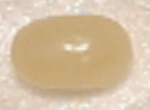
#> input picture Code/img_save/AW_cream_soda/00040.png, 150 x 110 px, given in place of the camera
$ python process.py   (older library calls are emulated)
#> lines starting #> are read from the running program, lines starting #| are printed output that depends on the picture; after the words box and inside, x2 and y2 are one past the last pixel; in counts of white or black regions, pixels touching at a corner belong together
#Old notes, probably broken

import cv2

def show(pic, name = 'showing...'):
    cv2.imshow(name, pic)
    cv2.waitKey(0)
    cv2.destroyAllWindows()

cam = cv2.VideoCapture(0)
cam.set(cv2.CAP_PROP_FRAME_WIDTH, 1920)
cam.set(cv2.CAP_PROP_FRAME_HEIGHT, 1080)
for i in range(4): #First few are bad...
    rv, orig_img = cam.read()
#> this loop made 4 passes
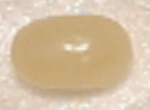
#> input picture Code/img_save/AW_cream_soda/00040.png, 150 x 110 px, given in place of the camera
cam.release()

#show(orig_img, "original")

#gray_img = cv2.cvtColor(orig_img, cv2.COLOR_BGR2GRAY)
gray_img = orig_img
#> gray_img is the input picture: shape (110, 150, 3); mean B, G, R 161.5, 191.1, 212.9
#show(gray_img, "gray")

blur_img = cv2.GaussianBlur(gray_img, (25,25), 0)
show(blur_img, "blur")

edge_img = cv2.Canny(blur_img, 30, 50)
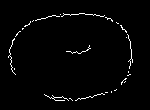
#> edge_img: shape (110, 150); 2% white in thin lines or dots, all inside (x1, y1, x2, y2) = (8, 13, 133, 101)
show(edge_img, "canny edge")

kernel = cv2.getStructuringElement(cv2.MORPH_RECT, (11,11))
close_img = cv2.morphologyEx(edge_img, cv2.MORPH_CLOSE, kernel)
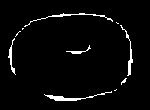
#> close_img: shape (110, 150); 3.5% white in thin lines or dots, all inside (x1, y1, x2, y2) = (8, 13, 133, 101)
show(close_img, "morphology close")

cont_img, contours, hierarchy = cv2.findContours(close_img.copy(), cv2.RETR_EXTERNAL, cv2.CHAIN_APPROX_SIMPLE)
#> contours = 10 contours, 5 with area under 20; largest, box (x1, y1, x2, y2) and area: (44, 91, 112, 101) 91, (120, 25, 133, 76) 56, (24, 13, 113, 27) 44, (8, 38, 16, 75) 42, (66, 45, 91, 54) 24
act_contour_img = orig_img.copy()
cv2.drawContours(act_contour_img, contours, -1, (0, 255, 0), 3)
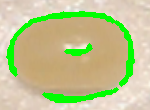
#> act_contour_img: shape (110, 150, 3); 11.16% of pixels changed, all inside (x1, y1, x2, y2) = (6, 11, 135, 103)
show(act_contour_img, "actual contours")

#https://docs.opencv.org/3.4.0/dd/d49/tutorial_py_contour_features.html
for c in contours:
    m = cv2.moments(c)
    if m["m00"] != 0.0:
        cX = int(m["m10"] / m["m00"])
        cY = int(m["m01"] / m["m00"])
        cv2.circle(act_contour_img, (cX, cY), 5, (255, 0, 255), -1)
#> this loop made 10 passes
#> (c, cX, cY) on pass 7: ([[22, 28], [22, 29], [23, 28]], 22, 28)
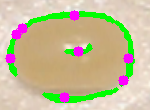
#> act_contour_img: shape (110, 150, 3); 3.88% of pixels changed, all inside (x1, y1, x2, y2) = (5, 10, 134, 103)
show(act_contour_img, "actual contours w/ centers")

# [6 lines of commented-out code are left out]


import numpy as np

blank_img = np.zeros((1080,1920,3), np.uint8)
cv2.drawContours(blank_img, contours, -1, (0, 255, 0), 7)
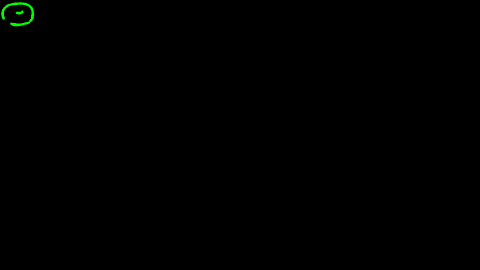
#> blank_img: shape (1080, 1920, 3) (shown at 1/4 size); mean of channels 0, 1, 2 0, 0.4, 0; drawn as B, G, R
show(blank_img, "just actual contours")

#edge_img = cv2.Canny(blank_img, 100, 255)
thres, edge_img = cv2.threshold( cv2.cvtColor(blank_img, cv2.COLOR_BGR2GRAY), 127, 255, cv2.THRESH_BINARY)
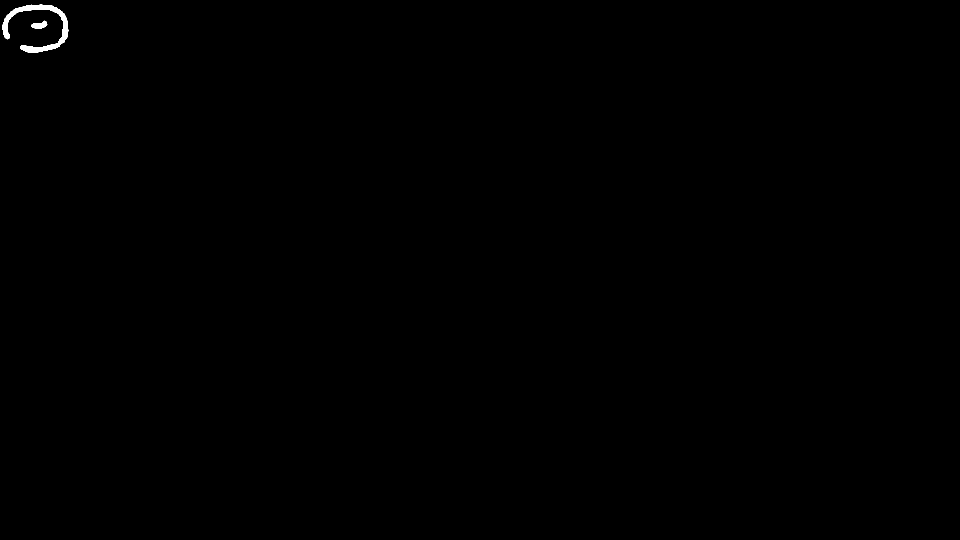
#> edge_img: shape (1080, 1920) (shown at 1/2 size); 0.16% white; 2 white regions, box (x1, y1, x2, y2) and area: (4, 9, 137, 105) 2986, (62, 41, 95, 58) 318
show(edge_img, "edges of actual contours")

kernel = cv2.getStructuringElement(cv2.MORPH_RECT, (7,7))
close_img = cv2.morphologyEx(edge_img, cv2.MORPH_CLOSE, kernel)
show(close_img, "morphology close")

cont_img, contours, hierarchy = cv2.findContours(close_img.copy(), cv2.RETR_EXTERNAL, cv2.CHAIN_APPROX_SIMPLE)
act_contour_img = orig_img.copy()
cv2.drawContours(act_contour_img, contours, -1, (0, 255, 0), 3)
show(act_contour_img, "actual contours of contours")

#https://docs.opencv.org/3.4.0/dd/d49/tutorial_py_contour_features.html
for c in contours:
    m = cv2.moments(c)
    if m["m00"] != 0.0:
        cX = int(m["m10"] / m["m00"])
        cY = int(m["m01"] / m["m00"])
        cv2.circle(act_contour_img, (cX, cY), 3, (255, 0, 255), -1)
show(act_contour_img, "centers")

$ run again, on Code/img_save/AW_cream_soda/00047.png
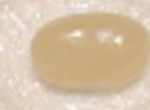
#> input picture Code/img_save/AW_cream_soda/00047.png, 150 x 110 px, given in place of the camera
#> the loop `for i in range(4):` made 4 passes
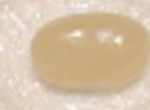
#> input picture Code/img_save/AW_cream_soda/00047.png, 150 x 110 px, given in place of the camera
#> gray_img is the input picture: shape (110, 150, 3); mean B, G, R 166.4, 193.1, 214.6
#> `edge_img = cv2.Canny(blur_img, 30, 50)`:
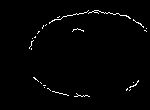
#> edge_img: shape (110, 150); 1.4% white in thin lines or dots, all inside (x1, y1, x2, y2) = (29, 10, 147, 97)
#> close_img: shape (110, 150); 2.4% white in thin lines or dots, all inside (x1, y1, x2, y2) = (29, 10, 150, 97)
#> contours = 12 contours, 9 with area under 20; largest, box (x1, y1, x2, y2) and area: (49, 10, 131, 24) 78, (52, 91, 90, 97) 26, (126, 80, 139, 91) 21
#> the loop `for c in contours:` made 12 passes
#> (c, cX, cY) on pass 8: ([[38, 31], [38, 32], [37, 33], [39, 31]], 38, 31)
#> after the loop `for c in contours:`:
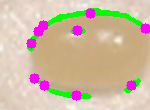
#> act_contour_img: shape (110, 150, 3); mean B, G, R 162.6, 186.9, 206.5

$ run again, on Code/img_save/AW_cream_soda/00053.png
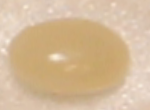
#> input picture Code/img_save/AW_cream_soda/00053.png, 150 x 110 px, given in place of the camera
#> the loop `for i in range(4):` made 4 passes
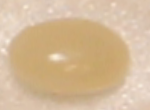
#> input picture Code/img_save/AW_cream_soda/00053.png, 150 x 110 px, given in place of the camera
#> gray_img is the input picture: shape (110, 150, 3); mean B, G, R 152.3, 185.9, 212.8
#> `edge_img = cv2.Canny(blur_img, 30, 50)`:
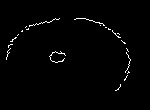
#> edge_img: shape (110, 150); 1.3% white in thin lines or dots, all inside (x1, y1, x2, y2) = (6, 18, 131, 91)
#> close_img: shape (110, 150); 2.6% white; 12 white regions (6 under 20 px)
#> contours = 12 contours, 8 with area under 20; largest, box (x1, y1, x2, y2) and area: (49, 51, 66, 63) 126, (124, 48, 131, 81) 44, (25, 18, 60, 30) 26, (6, 37, 17, 60) 23
#> the loop `for c in contours:` made 12 passes
#> (c, cX, cY) on passes 8 to 9: ([[22, 30], [21, 31], [22, 31]], 21, 30), ([[108, 28], [108, 29], [110, 29], [109, 29]], 108, 28)
#> after the loop `for c in contours:`:
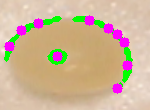
#> act_contour_img: shape (110, 150, 3); mean B, G, R 150.4, 179.6, 205.5
